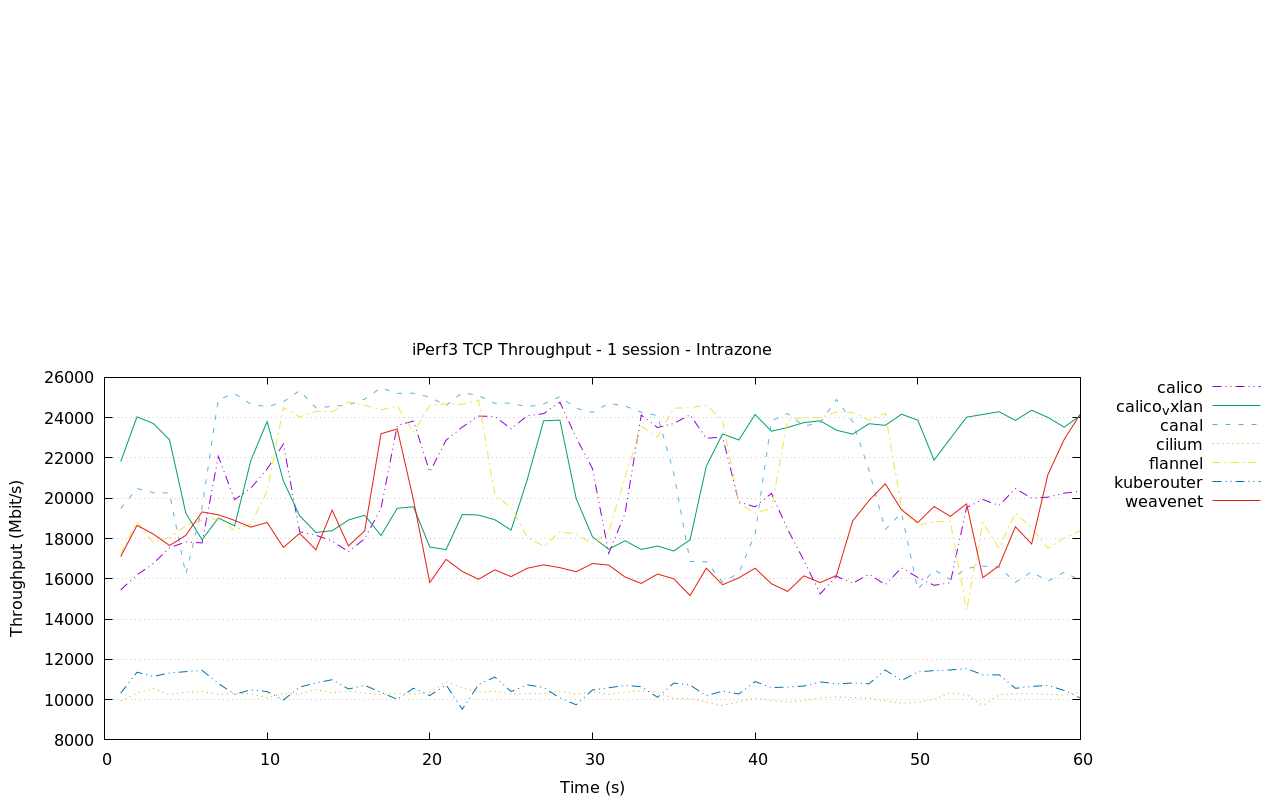

Recreate this plot in gnuplot.
set terminal pngcairo size 1280, 800
set output "iperf_tcp_1stream_throughput.png"
set title "iPerf3 TCP Throughput - 1 session - Intrazone"
set size 1,0.6
set grid y
set xlabel "Time (s)"
set ylabel "Throughput (Mbit/s)"

set rmargin 20
set key right top
set key outside maxcols 1 maxrows 7
filename="../../results/results/tsv/intrazone/iperf_tcp_1stream_bandwidth_stats.tsv"
header = system("head -n 1 ".filename)
label1 = word(header,1)
label2 = word(header,2)
label3 = word(header,3)
label4 = word(header,4)
label5 = word(header,5)
label6 = word(header,6)
label7 = word(header,7)




plot filename using 2 title label1 with lines dashtype 10, \
     filename using 3 title label2 with lines dashtype 11, \
     filename using 4 title label3 with lines dashtype 12, \
     filename using 5 title label4 with lines dashtype 13, \
     filename using 6 title label5 with lines dashtype 14, \
     filename using 7 title label6 with lines dashtype 15, \
     filename using 8 title label7 with lines dashtype 16, \